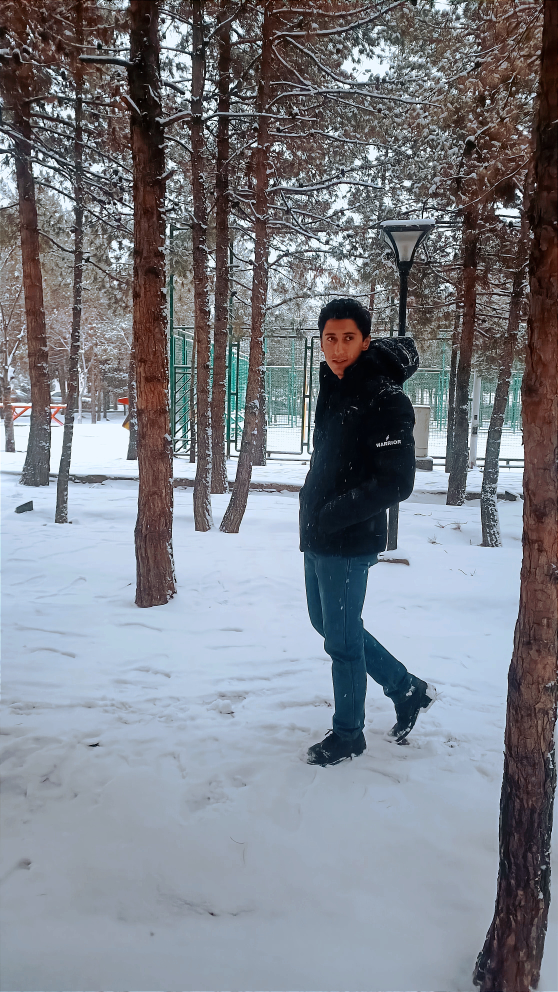
#> input picture media/snow_pic.jpg, 2232 x 3968 px (shown at 1/4 size)
$ python snow.py
#> lines starting #> are read from the running program, lines starting #| are printed output that depends on the picture; after the words box and inside, x2 and y2 are one past the last pixel; in counts of white or black regions, pixels touching at a corner belong together
import cv2
import numpy as np

image = cv2.imread("media/snow_pic.jpg")
#> image is the input picture: shape (3968, 2232, 3); mean B, G, R 135.9, 127.9, 124.1
image = cv2.cvtColor(image, cv2.COLOR_BGR2GRAY)
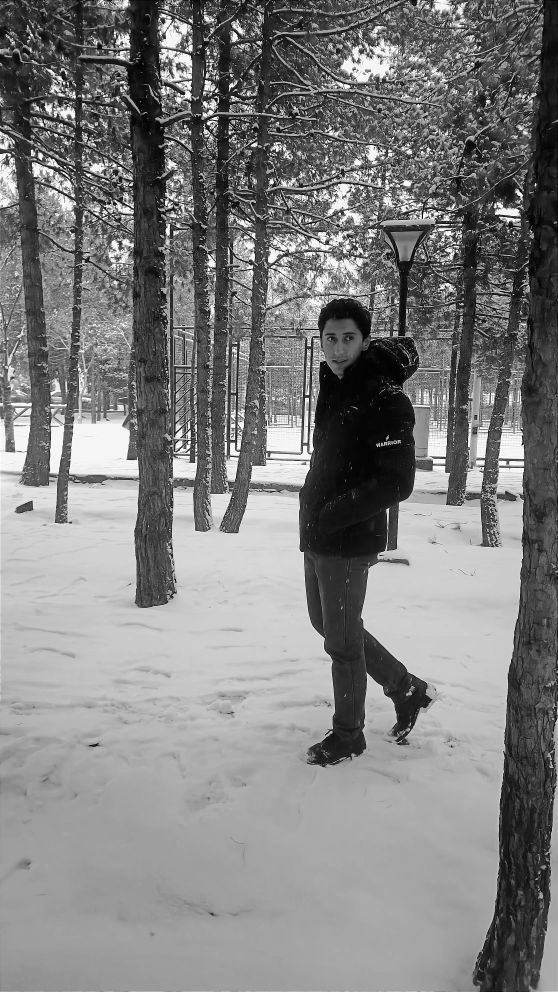
#> image: shape (3968, 2232) (shown at 1/4 size); min 0, max 255, mean 127.7
image = cv2.resize(image, (430, 600), interpolation=cv2.INTER_LINEAR)
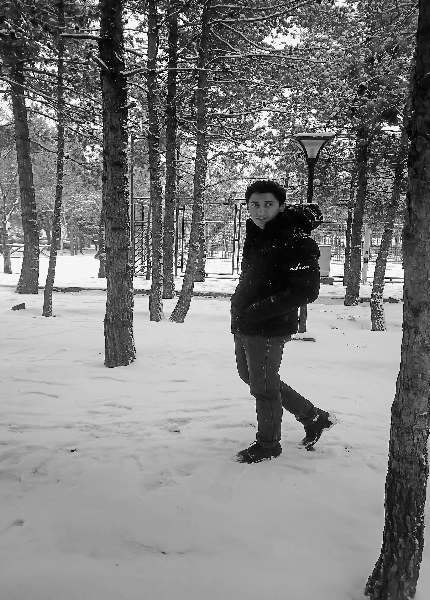
#> image: shape (600, 430); min 0, max 255, mean 127.5

height, width = image.shape
#> height = 600; width = 430

writer = cv2.VideoWriter(
    "media/snow_vid.mp4", cv2.VideoWriter_fourcc(*"mp4v"), 24, (width, height))

while True:
    frame = image.copy()

    num_snowflakes = np.random.randint(50, 150)

    snowflake_x = np.random.randint(0, width, num_snowflakes)
    snowflake_y = np.random.randint(0, height, num_snowflakes)

    for x, y in zip(snowflake_x, snowflake_y):
        cv2.circle(frame, (x, y), 2, (255, 255), -1)
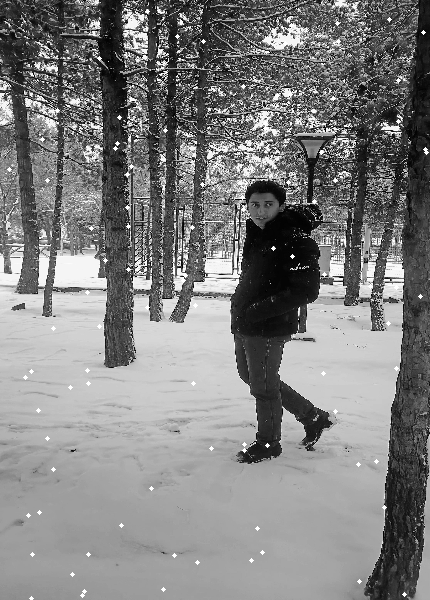
#> frame: shape (600, 430); 0.47% of pixels changed, all inside (x1, y1, x2, y2) = (7, 9, 429, 600)

    cv2.imshow("snow VID", frame)

    writer.write(frame)

    if cv2.waitKey(100) & 0xFF == ord('q'):
#> (key q is pressed here)
        break

writer.release()

$ run again, with media/old_TV.jpg copied over media/snow_pic.jpg
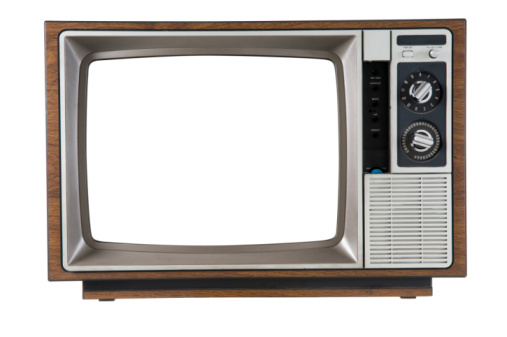
#> input picture media/old_TV.jpg, 507 x 337 px
#> image is the input picture: shape (337, 507, 3); mean B, G, R 194.3, 197.3, 201.2
#> `image = cv2.resize(image, (430, 600), interpolation=cv2.INTER_LINEAR)`:
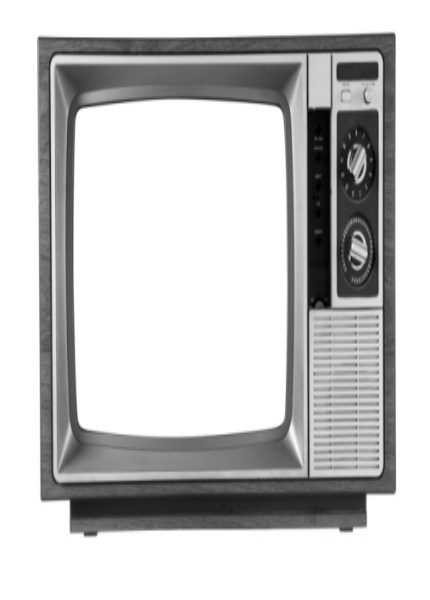
#> image: shape (600, 430); min 0, max 255, mean 198.1
#> after the loop `for x, y in zip(snowflake_x, snowflake_y):`:
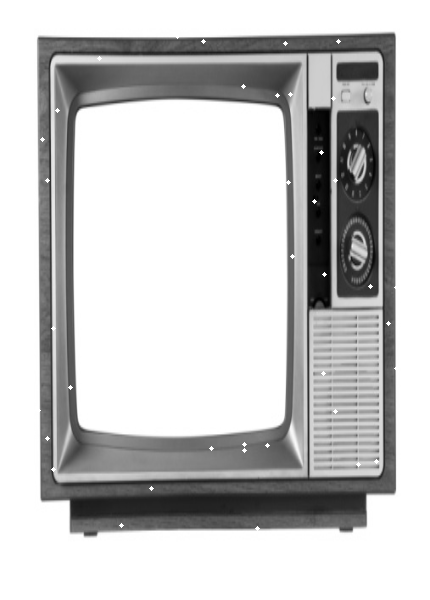
#> frame: shape (600, 430); 0.19% of pixels changed, all inside (x1, y1, x2, y2) = (37, 34, 400, 531)
